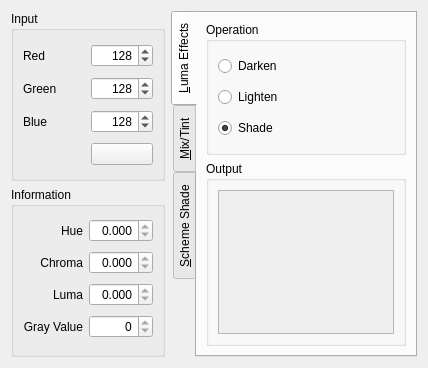
<?xml version="1.0" encoding="UTF-8"?>
<ui version="4.0">
 <class>form</class>
 <widget class="QWidget" name="form">
  <property name="geometry">
   <rect>
    <x>0</x>
    <y>0</y>
    <width>428</width>
    <height>344</height>
   </rect>
  </property>
  <property name="windowTitle">
   <string>KColorUtils Demo</string>
  </property>
  <layout class="QGridLayout" name="gridLayout_9">
   <item row="0" column="0">
    <widget class="QGroupBox" name="gInput">
     <property name="title">
      <string>Input</string>
     </property>
     <layout class="QGridLayout" name="gridLayout_7">
      <item row="0" column="0">
       <widget class="QLabel" name="label_14">
        <property name="text">
         <string>Red</string>
        </property>
       </widget>
      </item>
      <item row="0" column="1">
       <widget class="QSpinBox" name="inRed">
        <property name="sizePolicy">
         <sizepolicy hsizetype="Preferred" vsizetype="Fixed">
          <horstretch>0</horstretch>
          <verstretch>0</verstretch>
         </sizepolicy>
        </property>
        <property name="alignment">
         <set>Qt::AlignRight|Qt::AlignTrailing|Qt::AlignVCenter</set>
        </property>
        <property name="maximum">
         <number>255</number>
        </property>
        <property name="value">
         <number>128</number>
        </property>
       </widget>
      </item>
      <item row="1" column="0">
       <widget class="QLabel" name="label_15">
        <property name="text">
         <string>Green</string>
        </property>
       </widget>
      </item>
      <item row="1" column="1">
       <widget class="QSpinBox" name="inGreen">
        <property name="sizePolicy">
         <sizepolicy hsizetype="Preferred" vsizetype="Fixed">
          <horstretch>0</horstretch>
          <verstretch>0</verstretch>
         </sizepolicy>
        </property>
        <property name="alignment">
         <set>Qt::AlignRight|Qt::AlignTrailing|Qt::AlignVCenter</set>
        </property>
        <property name="maximum">
         <number>255</number>
        </property>
        <property name="value">
         <number>128</number>
        </property>
       </widget>
      </item>
      <item row="2" column="0">
       <widget class="QLabel" name="label_16">
        <property name="text">
         <string>Blue</string>
        </property>
       </widget>
      </item>
      <item row="2" column="1">
       <widget class="QSpinBox" name="inBlue">
        <property name="sizePolicy">
         <sizepolicy hsizetype="Preferred" vsizetype="Fixed">
          <horstretch>0</horstretch>
          <verstretch>0</verstretch>
         </sizepolicy>
        </property>
        <property name="alignment">
         <set>Qt::AlignRight|Qt::AlignTrailing|Qt::AlignVCenter</set>
        </property>
        <property name="maximum">
         <number>255</number>
        </property>
        <property name="value">
         <number>128</number>
        </property>
       </widget>
      </item>
      <item row="3" column="1">
       <widget class="KColorButton" name="inColor">
        <property name="sizePolicy">
         <sizepolicy hsizetype="Preferred" vsizetype="Fixed">
          <horstretch>0</horstretch>
          <verstretch>0</verstretch>
         </sizepolicy>
        </property>
       </widget>
      </item>
     </layout>
    </widget>
   </item>
   <item row="0" column="1" rowspan="2">
    <widget class="QTabWidget" name="tabs">
     <property name="tabPosition">
      <enum>QTabWidget::West</enum>
     </property>
     <property name="currentIndex">
      <number>0</number>
     </property>
     <widget class="QWidget" name="tabLuma">
      <attribute name="title">
       <string>&amp;Luma Effects</string>
      </attribute>
      <layout class="QGridLayout" name="gridLayout_8">
       <item row="0" column="0">
        <widget class="QGroupBox" name="gleOp">
         <property name="title">
          <string>Operation</string>
         </property>
         <layout class="QVBoxLayout" name="verticalLayout_2">
          <item>
           <widget class="QRadioButton" name="leOpDarken">
            <property name="text">
             <string>Darken</string>
            </property>
           </widget>
          </item>
          <item>
           <widget class="QRadioButton" name="leOpLighten">
            <property name="text">
             <string>Lighten</string>
            </property>
           </widget>
          </item>
          <item>
           <widget class="QRadioButton" name="leOpShade">
            <property name="text">
             <string>Shade</string>
            </property>
            <property name="checked">
             <bool>true</bool>
            </property>
           </widget>
          </item>
         </layout>
        </widget>
       </item>
       <item row="1" column="0">
        <widget class="QGroupBox" name="gleOut">
         <property name="title">
          <string>Output</string>
         </property>
         <layout class="QGridLayout" name="gridLayout_4">
          <item row="0" column="0">
           <widget class="KImageFrame" name="leOut">
            <property name="minimumSize">
             <size>
              <width>144</width>
              <height>144</height>
             </size>
            </property>
            <property name="autoFillBackground">
             <bool>true</bool>
            </property>
            <property name="frameShape">
             <enum>QFrame::StyledPanel</enum>
            </property>
            <property name="frameShadow">
             <enum>QFrame::Sunken</enum>
            </property>
           </widget>
          </item>
         </layout>
        </widget>
       </item>
      </layout>
     </widget>
     <widget class="QWidget" name="tab_2">
      <attribute name="title">
       <string>&amp;Mix/Tint</string>
      </attribute>
      <layout class="QGridLayout" name="gridLayout_11">
       <item row="0" column="0">
        <widget class="QGroupBox" name="gmtTarget">
         <property name="title">
          <string>Target</string>
         </property>
         <layout class="QGridLayout" name="gridLayout_5">
          <item row="0" column="0">
           <widget class="QLabel" name="label_11">
            <property name="text">
             <string>Red</string>
            </property>
           </widget>
          </item>
          <item row="0" column="1">
           <widget class="QSpinBox" name="mtRed">
            <property name="alignment">
             <set>Qt::AlignRight|Qt::AlignTrailing|Qt::AlignVCenter</set>
            </property>
            <property name="maximum">
             <number>255</number>
            </property>
            <property name="value">
             <number>128</number>
            </property>
           </widget>
          </item>
          <item row="1" column="0">
           <widget class="QLabel" name="label_12">
            <property name="text">
             <string>Green</string>
            </property>
           </widget>
          </item>
          <item row="1" column="1">
           <widget class="QSpinBox" name="mtGreen">
            <property name="alignment">
             <set>Qt::AlignRight|Qt::AlignTrailing|Qt::AlignVCenter</set>
            </property>
            <property name="maximum">
             <number>255</number>
            </property>
            <property name="value">
             <number>128</number>
            </property>
           </widget>
          </item>
          <item row="2" column="0">
           <widget class="QLabel" name="label_13">
            <property name="text">
             <string>Blue</string>
            </property>
           </widget>
          </item>
          <item row="2" column="1">
           <widget class="QSpinBox" name="mtBlue">
            <property name="alignment">
             <set>Qt::AlignRight|Qt::AlignTrailing|Qt::AlignVCenter</set>
            </property>
            <property name="maximum">
             <number>255</number>
            </property>
            <property name="value">
             <number>128</number>
            </property>
           </widget>
          </item>
          <item row="3" column="1">
           <widget class="KColorButton" name="mtTarget"/>
          </item>
         </layout>
        </widget>
       </item>
       <item row="1" column="0">
        <widget class="QGroupBox" name="gmtMixOut">
         <property name="title">
          <string>Mix Output</string>
         </property>
         <layout class="QGridLayout" name="gridLayout_10">
          <item row="0" column="0">
           <widget class="KImageFrame" name="mtMixOut">
            <property name="minimumSize">
             <size>
              <width>40</width>
              <height>40</height>
             </size>
            </property>
            <property name="autoFillBackground">
             <bool>true</bool>
            </property>
            <property name="frameShape">
             <enum>QFrame::StyledPanel</enum>
            </property>
            <property name="frameShadow">
             <enum>QFrame::Sunken</enum>
            </property>
           </widget>
          </item>
         </layout>
        </widget>
       </item>
       <item row="2" column="0">
        <widget class="QGroupBox" name="gmtTintOut">
         <property name="title">
          <string>Tint Output</string>
         </property>
         <layout class="QGridLayout" name="gridLayout_3">
          <item row="0" column="0">
           <widget class="KImageFrame" name="mtTintOut">
            <property name="minimumSize">
             <size>
              <width>40</width>
              <height>40</height>
             </size>
            </property>
            <property name="autoFillBackground">
             <bool>true</bool>
            </property>
            <property name="frameShape">
             <enum>QFrame::StyledPanel</enum>
            </property>
            <property name="frameShadow">
             <enum>QFrame::Sunken</enum>
            </property>
           </widget>
          </item>
         </layout>
        </widget>
       </item>
      </layout>
     </widget>
     <widget class="QWidget" name="tab">
      <attribute name="title">
       <string>&amp;Scheme Shade</string>
      </attribute>
      <layout class="QVBoxLayout" name="verticalLayout_4">
       <item>
        <widget class="QGroupBox" name="gssParam">
         <property name="title">
          <string>Parameters</string>
         </property>
         <layout class="QGridLayout" name="gridLayout_6">
          <item row="0" column="0">
           <widget class="QLabel" name="label">
            <property name="text">
             <string>Contrast</string>
            </property>
            <property name="alignment">
             <set>Qt::AlignRight|Qt::AlignTrailing|Qt::AlignVCenter</set>
            </property>
           </widget>
          </item>
          <item row="0" column="1">
           <widget class="QDoubleSpinBox" name="ssContrast">
            <property name="alignment">
             <set>Qt::AlignRight|Qt::AlignTrailing|Qt::AlignVCenter</set>
            </property>
            <property name="minimum">
             <double>-1.000000000000000</double>
            </property>
            <property name="maximum">
             <double>1.000000000000000</double>
            </property>
            <property name="singleStep">
             <double>0.010000000000000</double>
            </property>
            <property name="value">
             <double>0.700000000000000</double>
            </property>
           </widget>
          </item>
          <item row="1" column="0">
           <widget class="QLabel" name="label_2">
            <property name="text">
             <string>Chroma Adjust</string>
            </property>
            <property name="alignment">
             <set>Qt::AlignRight|Qt::AlignTrailing|Qt::AlignVCenter</set>
            </property>
           </widget>
          </item>
          <item row="1" column="1">
           <widget class="QDoubleSpinBox" name="ssChroma">
            <property name="alignment">
             <set>Qt::AlignRight|Qt::AlignTrailing|Qt::AlignVCenter</set>
            </property>
            <property name="minimum">
             <double>-1.000000000000000</double>
            </property>
            <property name="maximum">
             <double>1.000000000000000</double>
            </property>
            <property name="singleStep">
             <double>0.010000000000000</double>
            </property>
           </widget>
          </item>
         </layout>
        </widget>
       </item>
       <item>
        <widget class="QGroupBox" name="gssOut">
         <property name="title">
          <string>Output</string>
         </property>
         <layout class="QGridLayout" name="gridLayout">
          <property name="rightMargin">
           <number>8</number>
          </property>
          <property name="horizontalSpacing">
           <number>8</number>
          </property>
          <item row="0" column="0">
           <widget class="QLabel" name="label_8">
            <property name="text">
             <string/>
            </property>
           </widget>
          </item>
          <item row="1" column="0">
           <widget class="QLabel" name="label_3">
            <property name="text">
             <string>Light</string>
            </property>
            <property name="alignment">
             <set>Qt::AlignRight|Qt::AlignTrailing|Qt::AlignVCenter</set>
            </property>
           </widget>
          </item>
          <item row="2" column="0">
           <widget class="QLabel" name="label_4">
            <property name="text">
             <string>Midlight</string>
            </property>
            <property name="alignment">
             <set>Qt::AlignRight|Qt::AlignTrailing|Qt::AlignVCenter</set>
            </property>
           </widget>
          </item>
          <item row="3" column="0">
           <widget class="QLabel" name="label_10">
            <property name="text">
             <string>Base</string>
            </property>
            <property name="alignment">
             <set>Qt::AlignRight|Qt::AlignTrailing|Qt::AlignVCenter</set>
            </property>
           </widget>
          </item>
          <item row="4" column="0">
           <widget class="QLabel" name="label_5">
            <property name="text">
             <string>Mid</string>
            </property>
            <property name="alignment">
             <set>Qt::AlignRight|Qt::AlignTrailing|Qt::AlignVCenter</set>
            </property>
           </widget>
          </item>
          <item row="5" column="0">
           <widget class="QLabel" name="label_6">
            <property name="text">
             <string>Dark</string>
            </property>
            <property name="alignment">
             <set>Qt::AlignRight|Qt::AlignTrailing|Qt::AlignVCenter</set>
            </property>
           </widget>
          </item>
          <item row="6" column="0">
           <widget class="QLabel" name="label_7">
            <property name="text">
             <string>Shadow</string>
            </property>
            <property name="alignment">
             <set>Qt::AlignRight|Qt::AlignTrailing|Qt::AlignVCenter</set>
            </property>
           </widget>
          </item>
          <item row="7" column="0">
           <widget class="QLabel" name="label_9">
            <property name="text">
             <string/>
            </property>
           </widget>
          </item>
          <item row="0" column="1" rowspan="8">
           <widget class="QFrame" name="ssOut">
            <property name="minimumSize">
             <size>
              <width>40</width>
              <height>120</height>
             </size>
            </property>
            <property name="autoFillBackground">
             <bool>true</bool>
            </property>
            <property name="frameShape">
             <enum>QFrame::StyledPanel</enum>
            </property>
            <property name="frameShadow">
             <enum>QFrame::Sunken</enum>
            </property>
            <layout class="QVBoxLayout" name="verticalLayout">
             <property name="spacing">
              <number>0</number>
             </property>
             <property name="margin">
              <number>12</number>
             </property>
             <item>
              <widget class="QWidget" name="ssLight" native="true">
               <property name="minimumSize">
                <size>
                 <width>16</width>
                 <height>16</height>
                </size>
               </property>
               <property name="autoFillBackground">
                <bool>true</bool>
               </property>
              </widget>
             </item>
             <item>
              <widget class="QWidget" name="ssMidlight" native="true">
               <property name="minimumSize">
                <size>
                 <width>16</width>
                 <height>16</height>
                </size>
               </property>
               <property name="autoFillBackground">
                <bool>true</bool>
               </property>
              </widget>
             </item>
             <item>
              <widget class="QWidget" name="ssBase" native="true">
               <property name="minimumSize">
                <size>
                 <width>16</width>
                 <height>16</height>
                </size>
               </property>
               <property name="autoFillBackground">
                <bool>true</bool>
               </property>
              </widget>
             </item>
             <item>
              <widget class="QWidget" name="ssMid" native="true">
               <property name="minimumSize">
                <size>
                 <width>16</width>
                 <height>16</height>
                </size>
               </property>
               <property name="autoFillBackground">
                <bool>true</bool>
               </property>
              </widget>
             </item>
             <item>
              <widget class="QWidget" name="ssDark" native="true">
               <property name="minimumSize">
                <size>
                 <width>16</width>
                 <height>16</height>
                </size>
               </property>
               <property name="autoFillBackground">
                <bool>true</bool>
               </property>
              </widget>
             </item>
             <item>
              <widget class="QWidget" name="ssShadow" native="true">
               <property name="minimumSize">
                <size>
                 <width>16</width>
                 <height>16</height>
                </size>
               </property>
               <property name="autoFillBackground">
                <bool>true</bool>
               </property>
              </widget>
             </item>
            </layout>
           </widget>
          </item>
         </layout>
         <zorder>label_8</zorder>
         <zorder>label_3</zorder>
         <zorder>label_4</zorder>
         <zorder>label_10</zorder>
         <zorder>label_5</zorder>
         <zorder>label_6</zorder>
         <zorder>label_7</zorder>
         <zorder>label_9</zorder>
         <zorder>ssOut</zorder>
        </widget>
       </item>
      </layout>
     </widget>
    </widget>
   </item>
   <item row="1" column="0">
    <widget class="QGroupBox" name="gInfo">
     <property name="title">
      <string>Information</string>
     </property>
     <layout class="QGridLayout" name="gridLayout_2">
      <item row="0" column="0">
       <widget class="QLabel" name="label_17">
        <property name="text">
         <string>Hue</string>
        </property>
        <property name="alignment">
         <set>Qt::AlignRight|Qt::AlignTrailing|Qt::AlignVCenter</set>
        </property>
       </widget>
      </item>
      <item row="0" column="1">
       <widget class="QDoubleSpinBox" name="ifHue">
        <property name="sizePolicy">
         <sizepolicy hsizetype="Preferred" vsizetype="Fixed">
          <horstretch>0</horstretch>
          <verstretch>0</verstretch>
         </sizepolicy>
        </property>
        <property name="alignment">
         <set>Qt::AlignRight|Qt::AlignTrailing|Qt::AlignVCenter</set>
        </property>
        <property name="readOnly">
         <bool>true</bool>
        </property>
        <property name="decimals">
         <number>3</number>
        </property>
       </widget>
      </item>
      <item row="1" column="0">
       <widget class="QLabel" name="label_19">
        <property name="text">
         <string>Chroma</string>
        </property>
        <property name="alignment">
         <set>Qt::AlignRight|Qt::AlignTrailing|Qt::AlignVCenter</set>
        </property>
       </widget>
      </item>
      <item row="1" column="1">
       <widget class="QDoubleSpinBox" name="ifChroma">
        <property name="sizePolicy">
         <sizepolicy hsizetype="Preferred" vsizetype="Fixed">
          <horstretch>0</horstretch>
          <verstretch>0</verstretch>
         </sizepolicy>
        </property>
        <property name="alignment">
         <set>Qt::AlignRight|Qt::AlignTrailing|Qt::AlignVCenter</set>
        </property>
        <property name="readOnly">
         <bool>true</bool>
        </property>
        <property name="decimals">
         <number>3</number>
        </property>
       </widget>
      </item>
      <item row="2" column="0">
       <widget class="QLabel" name="label_18">
        <property name="text">
         <string>Luma</string>
        </property>
        <property name="alignment">
         <set>Qt::AlignRight|Qt::AlignTrailing|Qt::AlignVCenter</set>
        </property>
       </widget>
      </item>
      <item row="2" column="1">
       <widget class="QDoubleSpinBox" name="ifLuma">
        <property name="sizePolicy">
         <sizepolicy hsizetype="Preferred" vsizetype="Fixed">
          <horstretch>0</horstretch>
          <verstretch>0</verstretch>
         </sizepolicy>
        </property>
        <property name="alignment">
         <set>Qt::AlignRight|Qt::AlignTrailing|Qt::AlignVCenter</set>
        </property>
        <property name="readOnly">
         <bool>true</bool>
        </property>
        <property name="decimals">
         <number>3</number>
        </property>
       </widget>
      </item>
      <item row="4" column="0">
       <widget class="QLabel" name="label_20">
        <property name="text">
         <string>Gray Value</string>
        </property>
        <property name="alignment">
         <set>Qt::AlignRight|Qt::AlignTrailing|Qt::AlignVCenter</set>
        </property>
       </widget>
      </item>
      <item row="4" column="1">
       <widget class="QSpinBox" name="ifGray">
        <property name="sizePolicy">
         <sizepolicy hsizetype="Preferred" vsizetype="Fixed">
          <horstretch>0</horstretch>
          <verstretch>0</verstretch>
         </sizepolicy>
        </property>
        <property name="alignment">
         <set>Qt::AlignRight|Qt::AlignTrailing|Qt::AlignVCenter</set>
        </property>
        <property name="readOnly">
         <bool>true</bool>
        </property>
       </widget>
      </item>
     </layout>
     <zorder>label_17</zorder>
     <zorder>ifHue</zorder>
     <zorder>label_19</zorder>
     <zorder>ifChroma</zorder>
     <zorder>label_18</zorder>
     <zorder>ifLuma</zorder>
     <zorder>label_20</zorder>
     <zorder>ifGray</zorder>
    </widget>
   </item>
  </layout>
 </widget>
 <customwidgets>
  <customwidget>
   <class>KColorButton</class>
   <extends>QPushButton</extends>
   <header>kcolorbutton.h</header>
  </customwidget>
  <customwidget>
   <class>KImageFrame</class>
   <extends>QFrame</extends>
   <header>kimageframe.h</header>
   <container>1</container>
  </customwidget>
 </customwidgets>
 <resources/>
 <connections>
  <connection>
   <sender>inRed</sender>
   <signal>valueChanged(int)</signal>
   <receiver>form</receiver>
   <slot>inputSpinChanged()</slot>
   <hints>
    <hint type="sourcelabel">
     <x>126</x>
     <y>52</y>
    </hint>
    <hint type="destinationlabel">
     <x>209</x>
     <y>171</y>
    </hint>
   </hints>
  </connection>
  <connection>
   <sender>inGreen</sender>
   <signal>valueChanged(int)</signal>
   <receiver>form</receiver>
   <slot>inputSpinChanged()</slot>
   <hints>
    <hint type="sourcelabel">
     <x>126</x>
     <y>84</y>
    </hint>
    <hint type="destinationlabel">
     <x>209</x>
     <y>171</y>
    </hint>
   </hints>
  </connection>
  <connection>
   <sender>inBlue</sender>
   <signal>valueChanged(int)</signal>
   <receiver>form</receiver>
   <slot>inputSpinChanged()</slot>
   <hints>
    <hint type="sourcelabel">
     <x>126</x>
     <y>116</y>
    </hint>
    <hint type="destinationlabel">
     <x>209</x>
     <y>171</y>
    </hint>
   </hints>
  </connection>
  <connection>
   <sender>inColor</sender>
   <signal>changed(QColor)</signal>
   <receiver>form</receiver>
   <slot>inputSwatchChanged(QColor)</slot>
   <hints>
    <hint type="sourcelabel">
     <x>126</x>
     <y>146</y>
    </hint>
    <hint type="destinationlabel">
     <x>209</x>
     <y>171</y>
    </hint>
   </hints>
  </connection>
  <connection>
   <sender>leOpDarken</sender>
   <signal>clicked()</signal>
   <receiver>form</receiver>
   <slot>lumaChanged()</slot>
   <hints>
    <hint type="sourcelabel">
     <x>307</x>
     <y>60</y>
    </hint>
    <hint type="destinationlabel">
     <x>209</x>
     <y>171</y>
    </hint>
   </hints>
  </connection>
  <connection>
   <sender>leOpLighten</sender>
   <signal>clicked()</signal>
   <receiver>form</receiver>
   <slot>lumaChanged()</slot>
   <hints>
    <hint type="sourcelabel">
     <x>307</x>
     <y>88</y>
    </hint>
    <hint type="destinationlabel">
     <x>209</x>
     <y>171</y>
    </hint>
   </hints>
  </connection>
  <connection>
   <sender>leOpShade</sender>
   <signal>clicked()</signal>
   <receiver>form</receiver>
   <slot>lumaChanged()</slot>
   <hints>
    <hint type="sourcelabel">
     <x>307</x>
     <y>116</y>
    </hint>
    <hint type="destinationlabel">
     <x>209</x>
     <y>171</y>
    </hint>
   </hints>
  </connection>
  <connection>
   <sender>mtRed</sender>
   <signal>valueChanged(int)</signal>
   <receiver>form</receiver>
   <slot>targetSpinChanged()</slot>
   <hints>
    <hint type="sourcelabel">
     <x>353</x>
     <y>129</y>
    </hint>
    <hint type="destinationlabel">
     <x>209</x>
     <y>171</y>
    </hint>
   </hints>
  </connection>
  <connection>
   <sender>mtGreen</sender>
   <signal>valueChanged(int)</signal>
   <receiver>form</receiver>
   <slot>targetSpinChanged()</slot>
   <hints>
    <hint type="sourcelabel">
     <x>353</x>
     <y>161</y>
    </hint>
    <hint type="destinationlabel">
     <x>209</x>
     <y>171</y>
    </hint>
   </hints>
  </connection>
  <connection>
   <sender>mtBlue</sender>
   <signal>valueChanged(int)</signal>
   <receiver>form</receiver>
   <slot>targetSpinChanged()</slot>
   <hints>
    <hint type="sourcelabel">
     <x>353</x>
     <y>193</y>
    </hint>
    <hint type="destinationlabel">
     <x>209</x>
     <y>171</y>
    </hint>
   </hints>
  </connection>
  <connection>
   <sender>mtTarget</sender>
   <signal>changed(QColor)</signal>
   <receiver>form</receiver>
   <slot>targetSwatchChanged(QColor)</slot>
   <hints>
    <hint type="sourcelabel">
     <x>353</x>
     <y>222</y>
    </hint>
    <hint type="destinationlabel">
     <x>209</x>
     <y>171</y>
    </hint>
   </hints>
  </connection>
  <connection>
   <sender>ssContrast</sender>
   <signal>valueChanged(double)</signal>
   <receiver>form</receiver>
   <slot>shadeChanged()</slot>
   <hints>
    <hint type="sourcelabel">
     <x>362</x>
     <y>60</y>
    </hint>
    <hint type="destinationlabel">
     <x>209</x>
     <y>171</y>
    </hint>
   </hints>
  </connection>
  <connection>
   <sender>ssChroma</sender>
   <signal>valueChanged(double)</signal>
   <receiver>form</receiver>
   <slot>shadeChanged()</slot>
   <hints>
    <hint type="sourcelabel">
     <x>362</x>
     <y>92</y>
    </hint>
    <hint type="destinationlabel">
     <x>209</x>
     <y>171</y>
    </hint>
   </hints>
  </connection>
 </connections>
 <slots>
  <slot>inputChanged()</slot>
  <slot>inputSpinChanged()</slot>
  <slot>inputSwatchChanged(QColor)</slot>
  <slot>targetSpinChanged()</slot>
  <slot>targetSwatchChanged(QColor)</slot>
  <slot>lumaChanged()</slot>
  <slot>mixChanged()</slot>
  <slot>shadeChanged()</slot>
 </slots>
</ui>
